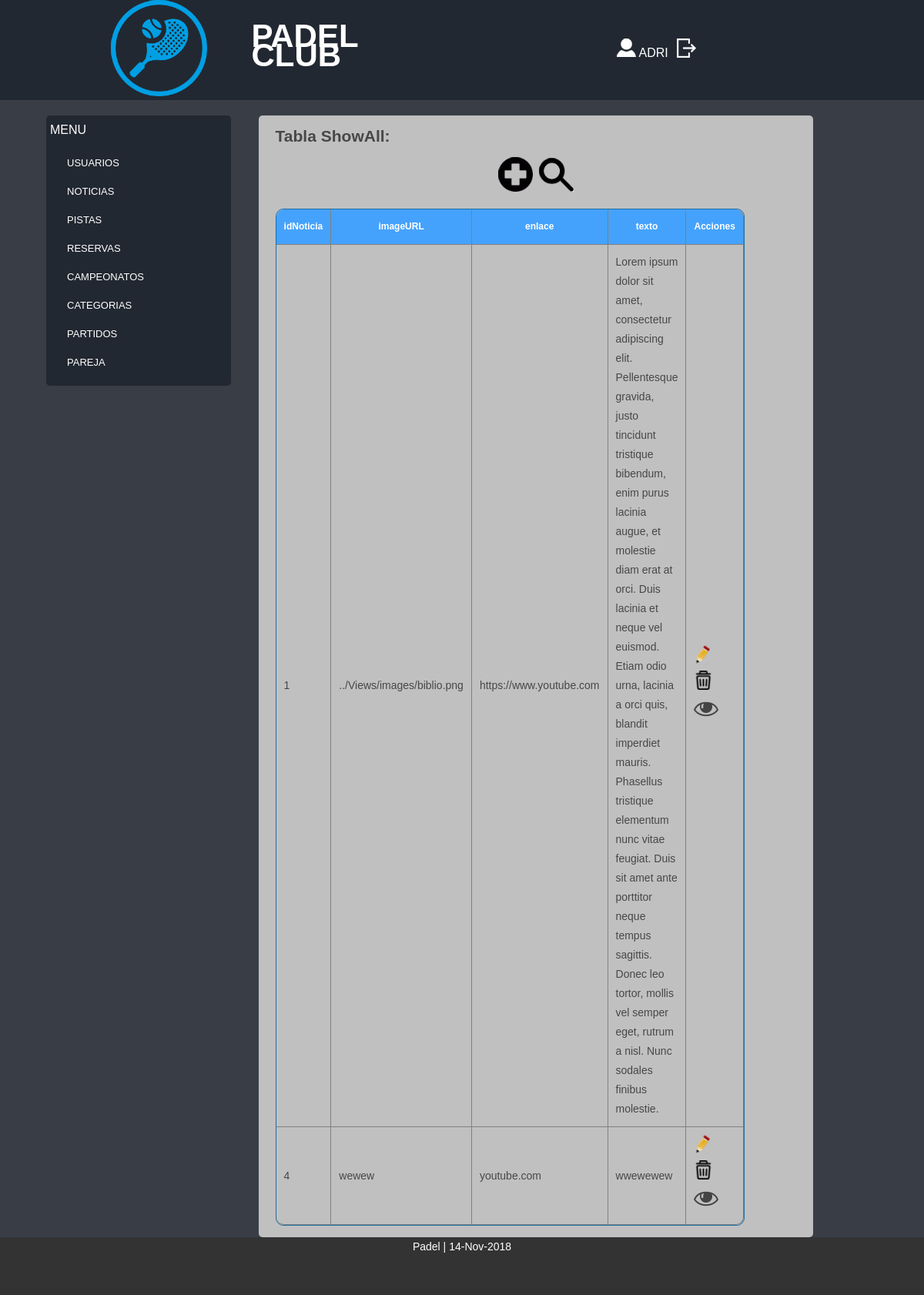
Page /Controllers/NOTICIAS_Controller.php (signed in) on the committed database.
### tables this page shows
CREATE TABLE `NOTICIA` (
  `idNoticia` int(11) NOT NULL,
  `imageURL` varchar(50) DEFAULT NULL,
  `enlace` varchar(50) DEFAULT NULL,
  `texto` text NOT NULL
);

### Models/NOTICIAS_Model.php (called while the page is built, shortened)
<?php
class NOTICIAS_Model {
	var $mysqli;
function __construct($idNoticia,$imageURL,$enlace,$texto){
	include_once 'Access_DB.php';
	$this->mysqli = ConnectDB();
}
function _SHOWALL(){
	$sql = "SELECT `idNoticia`, `imageURL`, `enlace`, `texto` FROM NOTICIA";
	$result = $this->mysqli->query($sql);
	if($result ->num_rows >0){
		$j = 0;
		while($tupla = mysqli_fetch_assoc($result)){
		   $tuplas[$j] = $tupla;
		   $j++;
		}
		return $tuplas;
	}
	else{
		return  false;
	}
}
}
?>

### Models/Access_DB.php (called while the page is built)
<?php
function ConnectDB()
{
    $mysqli = new mysqli("", 'root', '' , 'ABP_11');
	if ($mysqli->connect_errno) {
		include '../View/MESSAGE_View.php';
		new MESSAGE("Fallo al conectar a MySQL: (" . $mysqli->connect_errno . ") " . $mysqli->connect_error, './index.php');
		return false;
	}
	else{
		return $mysqli;
	}
}
?>

### Views/NOTICIA_SHOWALL_View.php (the view, shortened to what this page needs)
<?php
class NOTICIAS_SHOWALL {
	function __construct($search,$lista,$array,$volver){
		$this->search = $search;
		$this->lista = $lista;
		$this->datos = $array;
		$this->render();
	}
	function render(){
		include 'Header.php';
?>
<div style="overflow-x:auto;">
				<h2><?php if(!$this->search){ echo 'Tabla ShowAll';}else{echo 'Tabla Busqueda';} ?>:</h2>
					<div id="anhadir-borrar" style="text-align: center;">
							<a href="<?php $_SERVER['PHP_SELF'] ?>?action=ADD"><img src="../Views/images/añadir.png"></a>&nbsp <a href="<?php $_SERVER['PHP_SELF'] ?>?action=SEARCH"><img src="../Views/images/busqueda.png"></a>
					</div>
					<table class="tablas separador">
						<tr>
						<?php
						for($i=0; $i<count($this->lista);$i++){
								echo "<th>".$this->lista[$i]."</th>";
						}
						echo "<th>Acciones</th></tr>";
							?>
						<?php
							for($j=0;$j<count($this->datos);$j++){
								echo "<tr>";
								for($i=0; $i<count($this->lista);$i++){
										echo "<td>".$this->datos[$j][($this->lista)[$i]]."</td>";
								}
								echo '<td><a href="'.$_SERVER['PHP_SELF'].'?action=EDIT&'.($this->lista)[0].'='.$this->datos[$j][($this->lista)[0]].'"><img src="../Views/images/editar.png"></a>&nbsp <a href="'.$_SERVER['PHP_SELF'].'?action=DELETE&'.($this->lista)[0].'='.$this->datos[$j][($this->lista)[0]].'"><img src="../Views/images/borrar.png"></a><a href="'.$_SERVER['PHP_SELF'].'?action=SHOWCURRENT&'.($this->lista)[0].'='.$this->datos[$j][($this->lista)[0]].'"><img src="../Views/images/busqueda2.png"></a></td></tr>';
							}
							?>
					</table>
</div>
<?php
	include 'Footer.php';
	}
}
?>

### Views/css/style.css (style rules this page uses)
* { margin:0px; padding:0px; }
html, body { width:100%; padding:0; margin:0; }
body { background: #393E46;color: #474747;font: 14px/25px Arial, Helvetica, sans-serif; }
.content a { text-decoration:none; color: #FFFFFF; font-size:16px; }
.content p,h2,h3,h4,form,table { margin-left:3%; margin-right:3%; margin-top:2%; margin-bottom:2%; }
#anhadir-borrar { margin: 0 auto; }
.tablas { border: 1px solid #1C6EA4; border-collapse: collapse; overflow-x:auto; }
td { padding:10px; }
th { background-color: #45A2FC; padding:10px; color: #FFFFFF; font-size: 12px; }
.separador { border-radius: 10px; border-spacing: 0; border-collapse: separate; }
.separador td, table.separador th { border-bottom: 1px solid Gray; border-right: 1px solid Gray; }
.separador tr:last-child td:first-child { border-bottom-left-radius: 10px; }
.separador tr:last-child td:last-child { border-bottom-right-radius: 10px; }
.separador tr:first-child th:first-child, table.separador tr:first-child td:first-child { border-top-left-radius: 10px }
.separador tr:first-child th:last-child, table.separate tr:first-child td:last-child { border-top-right-radius: 10px; }

### rows in the picture
noticia: idNoticia "1", imageURL "../Views/images/biblio.png", enlace "https://www.youtube.com", texto "Lorem ipsum dolor sit amet, consectetur adipiscing elit. Pellentesque gravida, justo tincidunt tristique bibendum, enim purus lacinia augue, et molestie diam erat at orci. Duis lacinia et neque vel euismod. Etiam odio urna, lacinia a orci quis, blandit imperdiet mauris. Phasellus tristique elementum nunc vitae feugiat. Duis sit amet ante porttitor neque tempus sagittis. Donec leo tortor, mollis vel semper eget, rutrum a nisl. Nunc sodales finibus molestie."
noticia: idNoticia "4", imageURL "wewew", enlace "youtube.com", texto "wwewewew"

### other values in the picture
$_SESSION['login'] "ADRI"
$this->lista[$i] "idNoticia"
$this->lista[$i] "imageURL"
$this->lista[$i] "enlace"
$this->lista[$i] "texto"
date("d-M-Y", mktime()) "14-Nov-2018"
